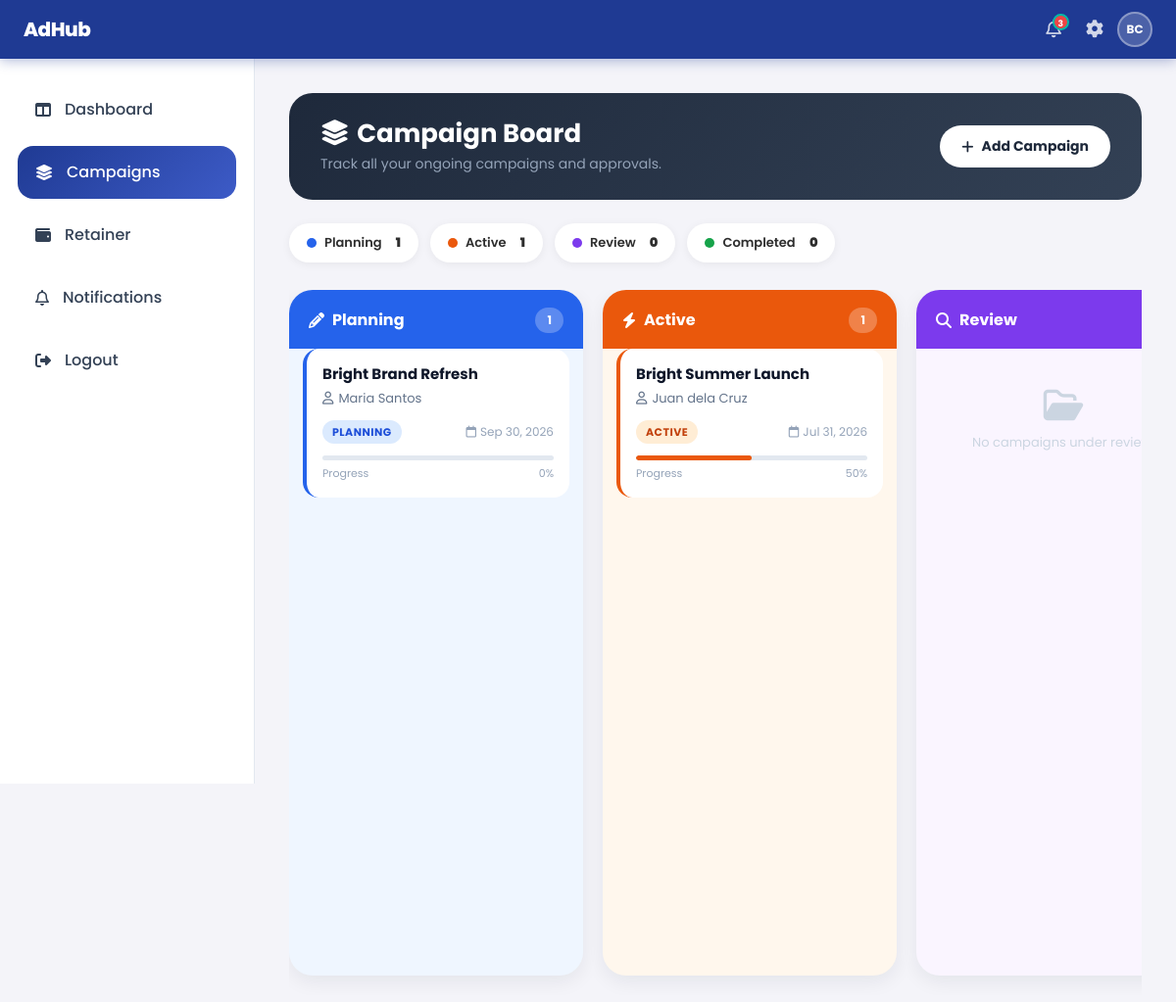
The page /client/kanban/main_board.php (signed in) on the database its author committed.
### tables this page shows
CREATE TABLE campaigns (
    campaign_id       INT          AUTO_INCREMENT PRIMARY KEY,
    campaign_name     VARCHAR(100),
    description       TEXT,
    budget            DECIMAL(10,2),
    client_id         INT,
    assigned_staff_id INT,
    start_date        DATE,
    deadline          DATE,
    status            VARCHAR(50),
    FOREIGN KEY (client_id)         REFERENCES users(user_id) ON DELETE CASCADE,
    FOREIGN KEY (assigned_staff_id) REFERENCES users(user_id) ON DELETE SET NULL
);

CREATE TABLE users (
    user_id     INT           AUTO_INCREMENT PRIMARY KEY,
    name        VARCHAR(100),
    email       VARCHAR(100)  UNIQUE,
    password    VARCHAR(255),
    role        ENUM('staff','client'),
    is_admin    BOOLEAN       DEFAULT FALSE,
    hourly_rate DECIMAL(10,2),
    profile_img VARCHAR(255)
);

### client/kanban/main_board.php (the view, shortened to what this page needs)
<?php
include('../../includes/topbar.php');
$user_id = $_SESSION['user_id'];
function getClientCampaigns($conn, $column, $user_id){
    $query = "
        SELECT
            c.*,
            u.name as staff_name,
            COUNT(DISTINCT m.milestone_id) as total_milestones,
            SUM(
                CASE
                    WHEN m.status = 'approved'
                    THEN 1
                    ELSE 0
                END
            ) as approved_milestones,
            COUNT(DISTINCT a.asset_id) as total_assets
        FROM campaigns c
        LEFT JOIN users u
            ON c.assigned_staff_id = u.user_id
        LEFT JOIN milestones m
            ON c.campaign_id = m.campaign_id
        LEFT JOIN assets a
            ON m.milestone_id = a.milestone_id
        WHERE c.client_id = '$user_id'
        GROUP BY c.campaign_id
        ORDER BY
            CASE
                WHEN c.status = 'completed' THEN c.deadline
            END DESC,
            CASE
                WHEN c.status != 'completed' THEN c.deadline
            END ASC
    ";
    $result = mysqli_query($conn, $query);
    $campaigns = [];
    foreach($result as $row){
        $status = '';
        $totalMilestones    = (int)$row['total_milestones'];
        $approvedMilestones = (int)$row['approved_milestones'];
        $totalAssets        = (int)$row['total_assets'];
        if($row['status'] == 'completed'){
            $status = 'completed';
        }
        else if(
            $totalMilestones > 0 &&
            $approvedMilestones == $totalMilestones &&
            $totalAssets > 0
        ){
            $status = 'review';
        }
        else if(
            $totalMilestones > 0 ||
            $totalAssets > 0
        ){
            $status = 'active';
        }
        else{
            $status = 'planning';
        }
        if($status == $column){
            $campaigns[] = $row;
        }
    }
    return $campaigns;
}
function getProgress($conn, $campaign_id){
    $q = mysqli_query($conn,"
        SELECT
            COUNT(*) as total,
            SUM(status='approved') as done
        FROM milestones
        WHERE campaign_id = '$campaign_id'
    ");
    $d = mysqli_fetch_assoc($q);
    $total = $d['total'] ?: 1;
    $done  = $d['done'] ?: 0;
    return round(($done / $total) * 100);
}
$planning  = getClientCampaigns($conn, 'planning',  $user_id);
$active    = getClientCampaigns($conn, 'active',    $user_id);
$review    = getClientCampaigns($conn, 'review',    $user_id);
$completed = getClientCampaigns($conn, 'completed', $user_id);
?>
<!DOCTYPE html>
<html lang="en">
<head>
<link href="https://cdn.jsdelivr.net/npm/bootstrap@5.3.3/dist/css/bootstrap.min.css" rel="stylesheet">
<link rel="stylesheet" href="https://cdnjs.cloudflare.com/ajax/libs/font-awesome/6.5.1/css/all.min.css"/>
<link rel="stylesheet" href="/AdHub_V2/assets/css/style.css">
<link rel="stylesheet" href="/AdHub_V2/assets/css/dashboard.css">
</head>
<body>
<div class="sidebar">
    <div class="sidebar-menu">
        <a href="../dashboard/dashboard.php">
            <i class="fa-solid fa-table-columns"></i>
            Dashboard
        </a>
        <a href="main_board.php" class="active">
            <i class="fa-solid fa-layer-group"></i>
            Campaigns
        </a>
        <a href="../retainer/retainer.php">
            <i class="fa-solid fa-wallet"></i>
            Retainer
        </a>
        <a href="../notifications/notifications.php">
            <i class="fa-regular fa-bell"></i>
            Notifications
        </a>
        <a href="../../auth/logout.php">
            <i class="fa-solid fa-right-from-bracket"></i>
            Logout
        </a>
    </div>
</div>
<div class="main-content">
    <div class="page-banner">
        <div>
            <h1><i class="fa-solid fa-layer-group me-2"></i>Campaign Board</h1>
            <p>Track all your ongoing campaigns and approvals.</p>
        </div>
        <button class="create-btn"
                data-bs-toggle="modal"
                data-bs-target="#addCampaignModal">
            <i class="fa-solid fa-plus"></i>
            Add Campaign
        </button>
    </div>
    <div class="summary-bar">
        <div class="summary-pill">
            <div class="dot" style="background:#2563eb;"></div>
            Planning &nbsp;<strong><?= count($planning); ?></strong>
        </div>
        <div class="summary-pill">
            <div class="dot" style="background:#ea580c;"></div>
            Active &nbsp;<strong><?= count($active); ?></strong>
        </div>
        <div class="summary-pill">
            <div class="dot" style="background:#7c3aed;"></div>
            Review &nbsp;<strong><?= count($review); ?></strong>
        </div>
        <div class="summary-pill">
            <div class="dot" style="background:#16a34a;"></div>
            Completed &nbsp;<strong><?= count($completed); ?></strong>
        </div>
    </div>
    <div class="board-wrapper">
    <div class="kanban-board">
        <?php
        function renderColumn($conn, $result, $label, $icon, $colClass, $emptyMsg){
            $count = count($result);
            echo "
            <div class='board-column $colClass'>
                <div class='column-header'>
                    <h3><i class='fa-solid $icon'></i> $label</h3>
                    <span class='task-count'>$count</span>
                </div>
                <div class='column-body'>
            ";
            if($count == 0){
                echo "
                <div class='empty-col'>
                    <i class='fa-regular fa-folder-open'></i>
                    <p>$emptyMsg</p>
                </div>
                ";
            }
            foreach($result as $row){
                global $conn;
                $campaign_id = $row['campaign_id'];
                $progress    = getProgress($conn, $campaign_id);
                $deadlineTs  = strtotime($row['deadline']);
                $daysLeft    = ceil(($deadlineTs - time()) / 86400);
                $urgentClass = ($daysLeft <= 3 && $label != 'Completed') ? 'urgent' : '';
                $deadlineText = date('M d, Y', $deadlineTs);
                $staff = htmlspecialchars($row['staff_name'] ?? 'Awaiting Assignment');
                $name  = htmlspecialchars($row['campaign_name']);
                $url   = "../campaigns/campaign_details.php?id=$campaign_id";
                echo "
                <a class='task-link' href='$url'>
                    <div class='task-card'>
                        <div class='task-title'>$name</div>
                        <div class='staff-label'>
                            <i class='fa-regular fa-user'></i>
                            $staff
                        </div>
                        <div class='task-meta'>
                            <span class='status-pill'>$label</span>
                            <span class='deadline-label $urgentClass'>
                                <i class='fa-regular fa-calendar'></i>
                                $deadlineText
                            </span>
                        </div>
                        <div class='progress'>
                            <div class='progress-bar' style='width:{$progress}%'></div>
                        </div>
                        <div class='progress-label'>
                            <span>Progress</span>
                            <span>{$progress}%</span>
                        </div>
                    </div>
                </a>
                ";
            }
            echo "</div></div>";
        }
        renderColumn($conn, $planning,  'Planning',  'fa-pencil',           'col-planning',  'No campaigns in planning.');
        renderColumn($conn, $active,    'Active',    'fa-bolt',             'col-active',    'No active campaigns.');
        renderColumn($conn, $review,    'Review',    'fa-magnifying-glass', 'col-review',    'No campaigns under review.');
        ?>
    </div>
    </div>
</div>
</body>
</html>

### assets/css/style.css (style rules this page uses)
* { margin: 0; padding: 0; }
:root { --primary:#1F3A93; --accent:#00B8A9; --bg:#F4F4F9; --text:#2E2E2E; }
body { font-family:'Poppins', sans-serif; background:var(--bg); color:var(--text); }

### assets/css/dashboard.css (style rules this page uses)
:root { --primary:#1F3A93; --primary-light:#3d5bc7; --accent:#00B8A9; --accent-dark:#009688; --bg:#F4F4F9; --text:#2E2E2E; --muted:#64748b; --card:#ffffff; --border:#e2e8f0; --topbar-h: 60px; }
* { margin:0; padding:0; box-sizing:border-box; }
body { font-family:'Poppins', sans-serif; background:var(--bg); color:var(--text); }
.sidebar { position:fixed; top: var(--topbar-h); left:0; width:260px; height: calc(100vh - var(--topbar-h)); background:white; border-right:1px solid var(--border); padding:25px 18px; overflow-y:auto; }
.sidebar-menu { display:flex; flex-direction:column; gap:10px; }
.sidebar-menu a { display:flex; align-items:center; gap:14px; padding:15px 18px; border-radius:16px; text-decoration:none; color:#334155; font-weight:500; transition:0.3s; }
.sidebar-menu a.active { background:linear-gradient( 135deg, var(--primary), var(--primary-light) ); color:white; }
.main-content { margin-left: 260px; padding: 35px 35px 35px; min-height: 100vh; }
.progress { height:12px; border-radius:50px; background:#e2e8f0; }
.progress-bar { background: linear-gradient( 90deg, var(--primary), var(--accent) ); }
.task-link { text-decoration:none; color:inherit; }

### includes/topbar.php (style rules this page uses)
*, *::before, *::after { box-sizing: border-box; }
:root { --tb-h: 60px; --accent: #1F3A93; --accent-dark: #162d7a; --accent-lite: #e8ecf8; --accent-mid: #c5cef0; --white: #ffffff; --text-1: #111827; --text-2: #4b5563; --text-3: #9ca3af; --border: #e5e7eb; --surface: #f9fafb; --danger: #dc2626; --danger-bg: #fef2f2; --danger-bd: #fecaca; --r: 10px; --r-lg: 14px; --drop-notif: 320px; --drop-set: 290px; --shadow: 0 8px 30px rgba(0,0,0,.12), 0 2px 8px rgba(0,0,0,.06); }

### rows shown on the page
campaigns: campaign_name "Bright Brand Refresh", assigned_staff.name "Maria Santos", label "PLANNING", deadline "Sep 30, 2026", progress "0"
campaigns: campaign_name "Bright Summer Launch", assigned_staff.name "Juan dela Cruz", label "ACTIVE", deadline "Jul 31, 2026", progress "50"

### other values the page prints
$unread_count "3"
$initials "BC"
count($planning) "1"
count($active) "1"
count($review) "0"
count($completed) "0"
$label "Planning Active Review"
$count "1 1"
$emptyMsg "No campaigns under…"
